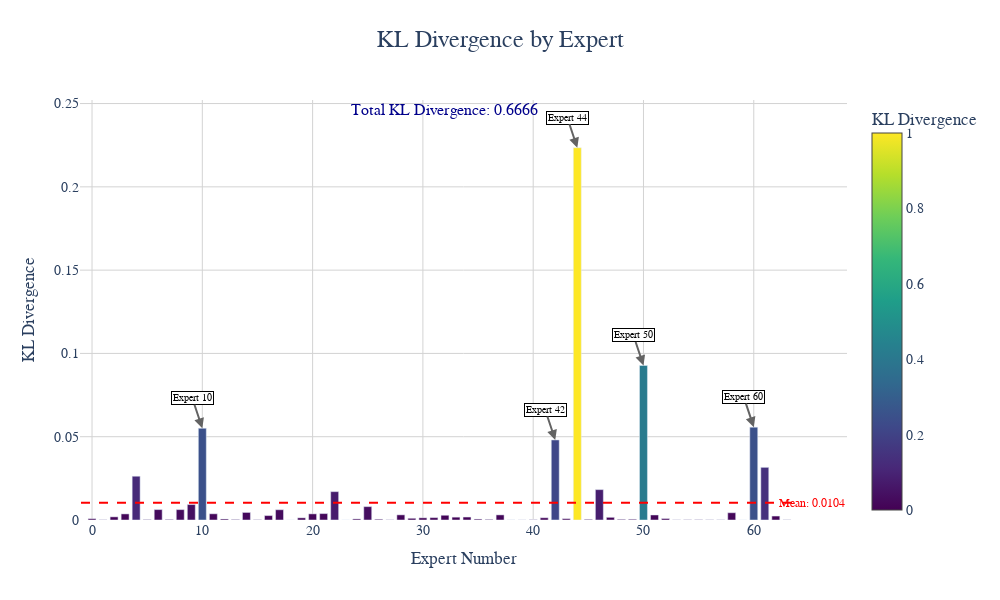

Notebook source saved alongside this figure:
### Markdown cell above
#### plot of KL divergence

### Code cell
import plotly.graph_objects as go
import json
import plotly.express as px
import numpy as np

# Load the KL divergence results
with open('kl_divergence_analysis_1.json', 'r') as f:
    kl_data = json.load(f)

# Extract expert numbers and KL divergence values
experts = [int(expert.split('_')[1]) for expert in kl_data['expert_kl_divergences'].keys()]
kl_values = list(kl_data['expert_kl_divergences'].values())

# Create a color scale based on KL divergence values
colors = px.colors.sequential.Viridis

# Normalize KL values for color mapping
norm_kl_values = (np.array(kl_values) - min(kl_values)) / (max(kl_values) - min(kl_values))

# Create the bar chart
fig = go.Figure(data=[go.Bar(
    x=experts,
    y=kl_values,
    marker=dict(
        color=norm_kl_values,
        colorscale=colors,
        colorbar=dict(title="KL Divergence")
    )
)])

# Update layout
fig.update_layout(
    title={
        'text': 'KL Divergence by Expert',
        'y':0.95,
        'x':0.5,
        'xanchor': 'center',
        'yanchor': 'top',
        'font': dict(size=24)
    },
    xaxis_title='Expert Number',
    yaxis_title='KL Divergence',
    bargap=0.2,
    bargroupgap=0.1,
    plot_bgcolor='white',  # Set plot background to white
    paper_bgcolor='white',  # Set paper background to white
    font=dict(family="Arial", size=14),
    xaxis=dict(showgrid=True, gridcolor='lightgrey'),  # Add light grid to x-axis
    yaxis=dict(showgrid=True, gridcolor='lightgrey'),  # Add light grid to y-axis
)

# Add a horizontal line for the mean KL divergence
mean_kl = sum(kl_values) / len(kl_values)
fig.add_shape(
    type="line",
    x0=-1,
    y0=mean_kl,
    x1=len(experts),
    y1=mean_kl,
    line=dict(color="red", width=2, dash="dash"),
)

# Add annotation for mean KL divergence
fig.add_annotation(
    x=len(experts) * 1.02,
    y=mean_kl,
    text=f"Mean: {mean_kl:.4f}",
    showarrow=False,
    font=dict(size=12, color="red")
)

# Add annotation for total KL divergence
fig.add_annotation(
    x=len(experts) * 0.5,
    y=max(kl_values) * 1.1,
    text=f"Total KL Divergence: {kl_data['total_kl_divergence']:.4f}",
    showarrow=False,
    font=dict(size=16, color="darkblue")
)

# Highlight top 5 experts with highest KL divergence
top_5_indices = sorted(range(len(kl_values)), key=lambda i: kl_values[i], reverse=True)[:5]
for idx in top_5_indices:
    fig.add_annotation(
        x=experts[idx],
        y=kl_values[idx],
        text=f"Expert {experts[idx]}",
        showarrow=True,
        arrowhead=2,
        arrowsize=1,
        arrowwidth=2,
        arrowcolor="#636363",
        font=dict(size=10, color="black"),
        bgcolor="white",
        bordercolor="black",
        borderwidth=1,
    )

# Update size and add modebar
fig.update_layout(
    width=1000,
    height=600,
    modebar_add=["v1hovermode", "toggleSpikelines"]
)

# Show the plot
fig.show()

### Figure 1 — Plotly figure (JSON) as saved in the notebook; plotly's stock layout.template omitted (floating-point values rounded to 4 significant figures)
{"data": [{"marker": {"color": [0.003488, 0.0004693, 0.008435, 0.01636, 0.1176, 0.0009211, 0.02794, 0.001429, 0.02789, 0.04149, 0.2464, 0.01666, 0.002762, 0.00127, 0.02029, 0.0006255, 0.01181, 0.02755, 0, 0.0058, 0.01646, 0.01718, 0.07616, 2.076e-05, 0.00287, 0.0359, 0.002036, 0.0004683, 0.01381, 0.004587, 0.00579, 0.006319, 0.01273, 0.007611, 0.007943, 0.002459, 0.001555, 0.01369, 0.0001064, 0.0001427, 0.0006673, 0.005982, 0.215, 0.003498, 1, 0.001687, 0.08158, 0.007162, 0.001674, 0.001938, 0.4151, 0.01351, 0.003895, 0.0003547, 0.0005334, 0.0006293, 0.0004423, 0.0003873, 0.0195, 3.22e-06, 0.2494, 0.1414, 0.0106, 0.0003932], "colorbar": {"title": {"text": "KL Divergence"}}, "colorscale": [[0, "#440154"], [0.1111, "#482878"], [0.2222, "#3e4989"], [0.3333, "#31688e"], [0.4444, "#26828e"], [0.5556, "#1f9e89"], [0.6667, "#35b779"], [0.7778, "#6ece58"], [0.8889, "#b5de2b"], [1, "#fde725"]]}, "type": "bar", "x": [0, 1, 2, 3, 4, 5, 6, 7, 8, 9, 10, 11, 12, 13, 14, 15, 16, 17, 18, 19, 20, 21, 22, 23, 24, 25, 26, 27, 28, 29, 30, 31, 32, 33, 34, 35, 36, 37, 38, 39, 40, 41, 42, 43, 44, 45, 46, 47, 48, 49, 50, 51, 52, 53, 54, 55, 56, 57, 58, 59, 60, 61, 62, 63], "y": [0.0007813, 0.0001066, 0.001887, 0.003657, 0.02628, 0.0002075, 0.006247, 0.0003211, 0.006234, 0.009275, 0.05507, 0.003724, 0.000619, 0.0002856, 0.004537, 0.0001415, 0.00264, 0.006159, 1.686e-06, 0.001298, 0.003679, 0.003842, 0.01702, 6.325e-06, 0.000643, 0.008025, 0.0004567, 0.0001063, 0.003089, 0.001027, 0.001296, 0.001414, 0.002846, 0.001703, 0.001777, 0.0005513, 0.0003493, 0.003061, 2.546e-05, 3.357e-05, 0.0001508, 0.001339, 0.04806, 0.0007834, 0.2235, 0.0003787, 0.01823, 0.001602, 0.0003757, 0.0004349, 0.09277, 0.003022, 0.0008722, 8.095e-05, 0.0001209, 0.0001423, 0.0001005, 8.825e-05, 0.004361, 2.405e-06, 0.05575, 0.03161, 0.00237, 8.955e-05]}], "layout": {"annotations": [{"font": {"color": "red", "size": 12}, "showarrow": false, "text": "Mean: 0.0104", "x": 65.28, "y": 0.01042}, {"font": {"color": "darkblue", "size": 16}, "showarrow": false, "text": "Total KL Divergence: 0.6666", "x": 32, "y": 0.2458}, {"arrowcolor": "#636363", "arrowhead": 2, "arrowsize": 1, "arrowwidth": 2, "bgcolor": "white", "bordercolor": "black", "borderwidth": 1, "font": {"color": "black", "size": 10}, "showarrow": true, "text": "Expert 44", "x": 44, "y": 0.2235}, {"arrowcolor": "#636363", "arrowhead": 2, "arrowsize": 1, "arrowwidth": 2, "bgcolor": "white", "bordercolor": "black", "borderwidth": 1, "font": {"color": "black", "size": 10}, "showarrow": true, "text": "Expert 50", "x": 50, "y": 0.09277}, {"arrowcolor": "#636363", "arrowhead": 2, "arrowsize": 1, "arrowwidth": 2, "bgcolor": "white", "bordercolor": "black", "borderwidth": 1, "font": {"color": "black", "size": 10}, "showarrow": true, "text": "Expert 60", "x": 60, "y": 0.05575}, {"arrowcolor": "#636363", "arrowhead": 2, "arrowsize": 1, "arrowwidth": 2, "bgcolor": "white", "bordercolor": "black", "borderwidth": 1, "font": {"color": "black", "size": 10}, "showarrow": true, "text": "Expert 10", "x": 10, "y": 0.05507}, {"arrowcolor": "#636363", "arrowhead": 2, "arrowsize": 1, "arrowwidth": 2, "bgcolor": "white", "bordercolor": "black", "borderwidth": 1, "font": {"color": "black", "size": 10}, "showarrow": true, "text": "Expert 42", "x": 42, "y": 0.04806}], "bargap": 0.2, "bargroupgap": 0.1, "font": {"family": "Arial", "size": 14}, "height": 600, "modebar": {"add": ["v1hovermode", "toggleSpikelines"]}, "paper_bgcolor": "white", "plot_bgcolor": "white", "shapes": [{"line": {"color": "red", "dash": "dash", "width": 2}, "type": "line", "x0": -1, "x1": 64, "y0": 0.01042, "y1": 0.01042}], "title": {"font": {"size": 24}, "text": "KL Divergence by Expert", "x": 0.5, "xanchor": "center", "y": 0.95, "yanchor": "top"}, "width": 1000, "xaxis": {"gridcolor": "lightgrey", "showgrid": true, "title": {"text": "Expert Number"}}, "yaxis": {"gridcolor": "lightgrey", "showgrid": true, "title": {"text": "KL Divergence"}}}}
